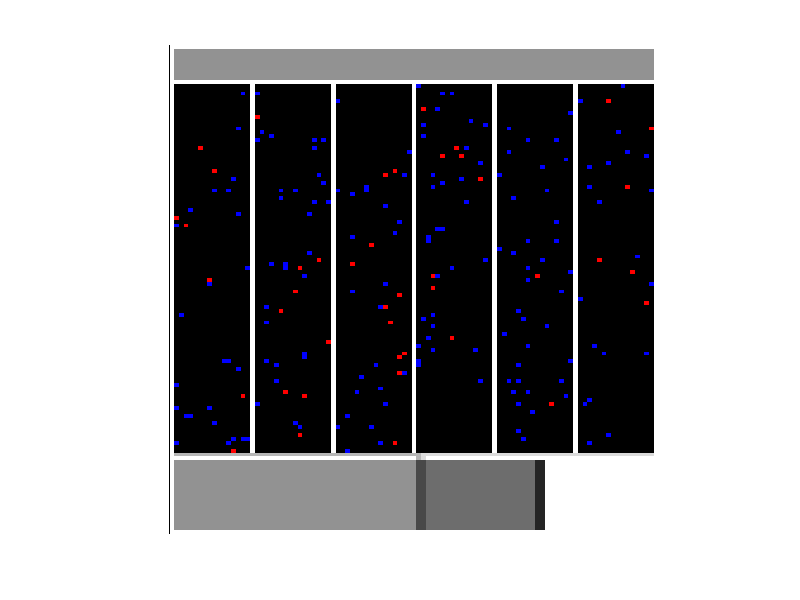

This figure's MATLAB source: (Note: this script raises an error after producing the figure.)
clc;
clear all;
Day=0;
CattleProb=0.02; %Probabilitas Kemunculan Sapi
InfProb=0.125; %Probabilitas Sapi Tertular Infeksi
IsolProb=0; %Probabilitas Sapi Terinfeksi Diisolasi
InitInf=50; %Banyak Sapi Terinfeksi Diawal
InfPeriod=40; %Lama Sapi Terinfeksi Sembuh

map=[gray(8);1 0 0;0 1 0;0 0 1;0 1 1;1 0.5 0];
colormap(map);
%Akan Membuat Lahan Kosong
M=ones(126,103);
for i=1:9
    for j=1:103
        M(i,j)=5;
    end
end
M(10,:)=8;
for i=11:105
      M(i,18)=8;
      M(i,35)=8;
      M(i,52)=8;
      M(i,69)=8;
      M(i,86)=8;
end
M(106,1:53)=6;
M(106,54:103)=7;
M(107,1:103)=8;
M(107,53)=6;
M(107,54)=7;
M(108:126,1:54)=5;
M(108:126,53:54)=3;
M(108:126,55:77)=4;
M(108:126,78:79)=2;
M(108:126,80:103)=8;
M(1,:)=8;M(126,:)=8;
M(:,1)=8;M(:,103)=8;

%Farm Adalah Kondisi Kandang Dengan Sapinya
Farm = M; 
Sum = 0; %Jumlah Sapi 
Coordinate = zeros(1,2);
Weight = zeros(1,2);
for i = 11:105
    for j = 1:103
        if M(i,j) == 1;
            p = rand;
            if p < CattleProb
                Farm(i,j) = 11;
                Sum = Sum+1;
                Coordinate(Sum,1) = i;
                Coordinate(Sum,2) = j;
                Weight(Sum) = 40*rand+60;
            end
        end
    end
end
for i = 1:InitInf
    a = randi(Sum);
    Farm(Coordinate(a,1),Coordinate(a,2)) = 9;
    SickPeriod(i) = 0;
    InfCattle(i,1) = Coordinate(a,1);
    InfCattle(i,2) = Coordinate(a,2);
   end

image(Farm)
axis off
axis square

Isolated = 0; %Banyak Sapi Yang Diisolasi
Recovered = 0; %Banyak Sapi Yang Sudah Sembuh
Slaughtered = 0; %Banyak Sapi Yang Sudah Dipotong
NumSuscept = Sum - InitInf; %Banyak Sapi Yang Belum Terinfeksi
NumInf = InitInf;
Time1InSale = zeros(Sum,1); %Waktu Di SaleBarn Sebelum Memasuki Stocker
Time2InSale = zeros(Sum,1); %Waktu Di SaleBarn Sebelum Memasuki Feedlot
i = 1;
%while  Slaughtered ~= Sum %Looping Berjalan Ketika Banyak Sapi Terjagal Tidak Sama Dengan Banyak Sapi Total
F = getframe;
[im,map] = rgb2ind(F.cdata,256,'noidither');
im(1,1,1,2250) = 0;
for i =1:2250
    for x = 1:Sum
        South = [Coordinate(x,1)+1 Coordinate(x,2)]; %Cek Koordinat Arah Selatan
        North = [Coordinate(x,1)-1 Coordinate(x,2)]; %Cek Koordinat Arah Utara
        East = [Coordinate(x,1) Coordinate(x,2)+1]; %Cek Koordinat Arah Timur
        West = [Coordinate(x,1) Coordinate(x,2)-1]; %Cek Koordinat Arah Barat
        if Weight(x) < 600    
            Neighbour = [South; North; East; West]; %Pergerakan Random, Mengecek 4 Tetangga
            Neigh_Status = [Farm(South(1,1),South(1,2)); Farm(North(1,1),South(1,2)); Farm(East(1,1),East(1,2)); Farm(West(1,1),West(1,2))];
            Available_Neigh = find(Neigh_Status~=8 & Neigh_Status~=9 & Neigh_Status~=10 & Neigh_Status~=11 & Neigh_Status==M(Coordinate(x,1),Coordinate(x,2)));
            if Farm(Coordinate(x,1),Coordinate(x,2))~=12 && size(Available_Neigh,1) ~= 0 
                b = randi(size(Available_Neigh,1));
                Farm(Neighbour(Available_Neigh(b),1),Neighbour(Available_Neigh(b),2))=Farm(Coordinate(x,1),Coordinate(x,2));
                Farm(Coordinate(x,1),Coordinate(x,2)) = M(Coordinate(x,1),Coordinate(x,2));
                Coordinate(x,1) = Neighbour(Available_Neigh(b),1);
                Coordinate(x,2) = Neighbour(Available_Neigh(b),2);
            end
            Weight(x) = Weight(x)+0.25*rand+0.5; %Menambah Berat Antara 0.5 sampai 0.75
        else if Weight(x) < 900
            Neighbour = [East; West];
            Neigh_Status = [Farm(East(1,1),East(1,2)); Farm(West(1,1),West(1,2))];
            Available_Neigh = find(Neigh_Status==1);
            if M(Coordinate(x,1),Coordinate(x,2))==1
                if Farm(South(1,1),South(1,2))==1 || Farm(South(1,1),South(1,2))==6 || Farm(South(1,1),South(1,2))==7
                    if Farm(South(1,1),South(1,2))~=8 && Farm(South(1,1),South(1,2))~=9 && Farm(South(1,1),South(1,2))~=10 && Farm(South(1,1),South(1,2))~=11 && Farm(Coordinate(x,1),Coordinate(x,2))~=12
                        Farm(South(1,1),South(1,2)) = Farm(Coordinate(x,1),Coordinate(x,2));
                        Farm(Coordinate(x,1),Coordinate(x,2)) = M(Coordinate(x,1),Coordinate(x,2));
                        Coordinate(x,1) = Coordinate(x,1)+1;
                    end
                else if size(Available_Neigh,1) ~= 0
                        c = randi(size(Available_Neigh,1));
                        Farm(Neighbour(Available_Neigh(c),1),Neighbour(Available_Neigh(c),2))=Farm(Coordinate(x,1),Coordinate(x,2));
                        Farm(Coordinate(x,1),Coordinate(x,2)) = M(Coordinate(x,1),Coordinate(x,2));
                        Coordinate(x,1) = Neighbour(Available_Neigh(c),1);
                        Coordinate(x,2) = Neighbour(Available_Neigh(c),2);
                    end
                end
            else if M(Coordinate(x,1),Coordinate(x,2))==7
                    if Farm(South(1,1),South(1,2))==7 || Farm(South(1,1),South(1,2))==3
                        if Farm(South(1,1),South(1,2))~=8 && Farm(South(1,1),South(1,2))~=9 && Farm(South(1,1),South(1,2))~=10 && Farm(South(1,1),South(1,2))~=11 && Farm(Coordinate(x,1),Coordinate(x,2))~=12
                            Farm(South(1,1),South(1,2))=Farm(Coordinate(x,1),Coordinate(x,2));
                            Farm(Coordinate(x,1),Coordinate(x,2))=M(Coordinate(x,1),Coordinate(x,2));
                            Coordinate(x,1) = Coordinate(x,1)+1;
                        end
                        if M(Coordinate(x,1),Coordinate(x,2))==3                
                            Time1InSale(x) = randi(5); %Random Integer Antara 1 dan 5 dalam 1 hari (iterasi Program Setiap 0.25 Hari)
                        end
                    else if Farm(West(1,1),West(1,2))==7
                            if Farm(West(1,1),West(1,2))~=8 && Farm(West(1,1),West(1,2))~=9 && Farm(West(1,1),West(1,2))~=10 && Farm(West(1,1),West(1,2))~=11 && Farm(Coordinate(x,1),Coordinate(x,2))~=12
                                Farm(West(1,1),West(1,2))=Farm(Coordinate(x,1),Coordinate(x,2));
                                Farm(Coordinate(x,1),Coordinate(x,2))=M(Coordinate(x,1),Coordinate(x,2));
                                Coordinate(x,2) = Coordinate(x,2)-1;
                            end
                        end
                    end
                else if M(Coordinate(x,1),Coordinate(x,2))==6
                        if Farm(South(1,1),South(1,2))==6
                            if Farm(South(1,1),South(1,2))~=8 && Farm(South(1,1),South(1,2))~=9 && Farm(South(1,1),South(1,2))~=10 && Farm(South(1,1),South(1,2))~=11 && Farm(Coordinate(x,1),Coordinate(x,2))~=12
                                Farm(South(1,1),South(1,2)) = Farm(Coordinate(x,1),Coordinate(x,2));
                                Farm(Coordinate(x,1),Coordinate(x,2)) = M(Coordinate(x,1),Coordinate(x,2));
                                Coordinate(x,1) = Coordinate(x,1)+1;
                            end
                        else if Farm(East(1,1),East(1,2))==6 || Farm(East(1,1),East(1,2))==7
                                if Farm(East(1,1),East(1,2))~=8 && Farm(East(1,1),East(1,2))~=9 && Farm(East(1,1),East(1,2))~=10 && Farm(East(1,1),East(1,2))~=11 && Farm(Coordinate(x,1),Coordinate(x,2))~=12
                                    Farm(East(1,1),East(1,2)) = Farm(Coordinate(x,1),Coordinate(x,2));
                                    Farm(Coordinate(x,1),Coordinate(x,2)) = M(Coordinate(x,1),Coordinate(x,2));
                                    Coordinate(x,2) = Coordinate(x,2)+1;
                                end
                            end
                        end
                    else if M(Coordinate(x,1),Coordinate(x,2))==3               
                            if (Farm(West(1,1),West(1,2))==3 || Farm(West(1,1),West(1,2))==5) && Time1InSale(x)>8 
                                if Farm(West(1,1),West(1,2))~=8 && Farm(West(1,1),West(1,2))~=9 && Farm(West(1,1),West(1,2))~=10 && Farm(West(1,1),West(1,2))~=11 && Farm(Coordinate(x,1),Coordinate(x,2))~=12
                                    Farm(West(1,1),West(1,2)) = Farm(Coordinate(x,1),Coordinate(x,2));
                                    Farm(Coordinate(x,1),Coordinate(x,2)) = M(Coordinate(x,1),Coordinate(x,2));
                                    Coordinate(x,2) = Coordinate(x,2)-1;
                                end
                            else if Farm(South(1,1),South(1,2))==3
                                   if Farm(South(1,1),South(1,2))~=8 && Farm(South(1,1),South(1,2))~=9 && Farm(South(1,1),South(1,2))~=10 && Farm(South(1,1),South(1,2))~=11 && Farm(Coordinate(x,1),Coordinate(x,2))~=12
                                       Farm(South(1,1),South(1,2)) = Farm(Coordinate(x,1),Coordinate(x,2));
                                       Farm(Coordinate(x,1),Coordinate(x,2)) = M(Coordinate(x,1),Coordinate(x,2));
                                       Coordinate(x,1) = Coordinate(x,1)+1;
                                   end
                                    Time1InSale(x) = Time1InSale(x)+1;
                                end
                            end                     
                        else if Weight(x)<900 && M(Coordinate(x,1),Coordinate(x,2))==5
                                Neighbour = [South; North; East; West];
                                Neigh_Status = [Farm(South(1,1),South(1,2)); Farm(North(1,1),North(1,2)); Farm(East(1,1),East(1,2)); Farm(West(1,1),West(1,2))];
                                Available_Neigh = find(Neigh_Status~=8 & Neigh_Status~=9 & Neigh_Status~=10 & Neigh_Status~=11 & Neigh_Status==M(Coordinate(x,1),Coordinate(x,2)));
                                if Farm(Coordinate(x,1),Coordinate(x,2))~=12 && size(Available_Neigh,1) ~= 0  
                                    d = randi(size(Available_Neigh,1));
                                    Farm(Neighbour(Available_Neigh(d),1),Neighbour(Available_Neigh(d),2)) = Farm(Coordinate(x,1),Coordinate(x,2));
                                    Farm(Coordinate(x,1),Coordinate(x,2)) = M(Coordinate(x,1),Coordinate(x,2));
                                    Coordinate(x,1) = Neighbour(Available_Neigh(d),1);
                                    Coordinate(x,2) = Neighbour(Available_Neigh(d),2);
                                end
                                Weight(x) = Weight(x)+0.2*rand+0.4; %Menambah Berat Antara 0.4 Sampai 0.6
                            end
                        end
                    end
                end
            end
            else if Weight(x) < 1300
                    Neighbour = [East; West];
                    Neigh_Status = [Farm(East(1,1),East(1,2)); Farm(West(1,1),West(1,2))];
                    Available_Neigh = find(Neigh_Status==5);
                    if M(Coordinate(x,1),Coordinate(x,2))==5
                        if Farm(East(1,1),East(1,2))~=8 && Farm(East(1,1),East(1,2))~=9 && Farm(East(1,1),East(1,2))~=10 && Farm(East(1,1),East(1,2))~=11 && Farm(Coordinate(x,1),Coordinate(x,2))~=12
                            Farm(East(1,1),East(1,2)) = Farm(Coordinate(x,1),Coordinate(x,2));
                            Farm(Coordinate(x,1),Coordinate(x,2)) = M(Coordinate(x,1),Coordinate(x,2));
                            Coordinate(x,2) = Coordinate(x,2)+1;
                        end
                        if M(Coordinate(x,1),Coordinate(x,2))==3
                            Time2InSale(x) = randi(5);
                        end
                    else if M(Coordinate(x,1),Coordinate(x,2))==3
                            if Time2InSale(x) > 8
                                if Farm(East(1,1),East(1,2))~=8 && Farm(East(1,1),East(1,2))~=9 && Farm(East(1,1),East(1,2))~=10 && Farm(East(1,1),East(1,2))~=11 && Farm(Coordinate(x,1),Coordinate(x,2))~=12
                                   Farm(East(1,1),East(1,2)) = Farm(Coordinate(x,1),Coordinate(x,2));
                                   Farm(Coordinate(x,1),Coordinate(x,2)) = M(Coordinate(x,1),Coordinate(x,2));
                                   Coordinate(x,2) = Coordinate(x,2)+1;
                                end
                            else
                                Time2InSale(x) = Time2InSale(x) + 1;
                            end
                        else if M(Coordinate(x,1),Coordinate(x,2))==4
                              Neighbour = [South; North; East];
                              Neigh_Status = [Farm(South(1,1),South(1,2)); Farm(North(1,1),North(1,2)); Farm(East(1,1),East(1,2))];
                              Available_Neigh = find(Neigh_Status~=8 & Neigh_Status~=9 & Neigh_Status~=10 & Neigh_Status~=11 & Neigh_Status==M(Coordinate(x,1),Coordinate(x,2)));
                              if size(Available_Neigh,1) ~= 0 && Farm(Coordinate(x,1),Coordinate(x,2))~=12
                                  e = randi(size(Available_Neigh,1));
                                  Farm(Neighbour(Available_Neigh(e),1),Neighbour(Available_Neigh(e),2))=Farm(Coordinate(x,1),Coordinate(x,2));
                                  Farm(Coordinate(x,1),Coordinate(x,2)) = M(Coordinate(x,1),Coordinate(x,2));
                                  Coordinate(x,1) = Neighbour(Available_Neigh(e),1);
                                  Coordinate(x,2) = Neighbour(Available_Neigh(e),2);
                              end
                                Weight(x) = Weight(x)+0.5*rand+0.5; %Menambah Berat Antara 0.5 Sampai 1
                            end
                        end
                    end           
                else
                    if M(Coordinate(x,1),Coordinate(x,2))==4
                        if Farm(East(1,1),East(1,2))~=8 && Farm(East(1,1),East(1,2))~=9 && Farm(East(1,1),East(1,2))~=10 && Farm(East(1,1),East(1,2))~=11 && Farm(Coordinate(x,1),Coordinate(x,2))~=12 && Farm(Coordinate(x,1),Coordinate(x,2))~=9
                            Farm(East(1,1),East(1,2)) = Farm(Coordinate(x,1),Coordinate(x,2));
                            Farm(Coordinate(x,1),Coordinate(x,2)) = M(Coordinate(x,1),Coordinate(x,2));
                            Coordinate(x,2) = Coordinate(x,2)+1;
                        end
                        if M(Coordinate(x,1),Coordinate(x,2))==2
                            Farm(Coordinate(x,1),Coordinate(x,2))=13;
                            Slaughtered = Slaughtered+1; %Banyaknya Sapi Yang Sudah Dijagal
                        end
                    end
                end
            end
        end
    end
    
    colormap(map);
    n = size(Coordinate,1);
    k = 0;
    l = size(InfCattle,1);
    for j=1:n;
        s = size(InfCattle,1);
        if Farm(Coordinate(j,1),Coordinate(j,2))==9 || Farm(Coordinate(j,1),Coordinate(j,2))==10 || Farm(Coordinate(j,1),Coordinate(j,2))==12
            k = k+1;
            InfCattle(k,1) = Coordinate(j,1);
            InfCattle(k,2) = Coordinate(j,2);
            if Farm(Coordinate(j,1),Coordinate(j,2))==9 || Farm(Coordinate(j,1),Coordinate(j,2))==12
                if SickPeriod(k) > InfPeriod
                    Farm(Coordinate(j,1),Coordinate(j,2))=10;
                    NumInf = NumInf-1; %Banyak Sapi Terinfeksi
                    Recovered=Recovered+1; %Banyak Sapi Sembuh
                else
                    SickPeriod(k) = SickPeriod(k)+0.25;              
                    if Farm(Coordinate(j,1),Coordinate(j,2))==9
                        f = rand;
                        if f < IsolProb
                            Farm(Coordinate(j,1),Coordinate(j,2))=12;
                            Isolated = Isolated+1; %Banyak Sapi Terisolasi
                        end
                    end
                end
            end
        else
            if Farm(Coordinate(j,1)+1,Coordinate(j,2))==9 || Farm(Coordinate(j,1)-1,Coordinate(j,2))==9 || Farm(Coordinate(j,1),Coordinate(j,2)+1)==9 || Farm(Coordinate(j,1),Coordinate(j,2)-1)==9
                h = rand;
                if h < InfProb
                    Farm(Coordinate(j,1),Coordinate(j,2))=9;
                    NumSuscept = NumSuscept-1;
                    NumInf = NumInf+1;
                    InfCattle(l+1,1) = Coordinate(j,1);
                    InfCattle(l+1,2) = Coordinate(j,2);
                    SickPeriod(l+1) = 0;
                end
            end
        end
    end
    image(Farm)
    str='Hari ke-';
    num=floor(Day)+1;
    title([str num2str(num)]);
    axis off
    axis square
    F = getframe;
    im(:,:,1,i) = rgb2ind(F.cdata,map,'noidither');
    Day = Day+0.25;
end
imwrite(im,map,'Cattle Farm.gif','Delay Time',0,'LoopCount',inf)
writeAnimation('wheel.gif')